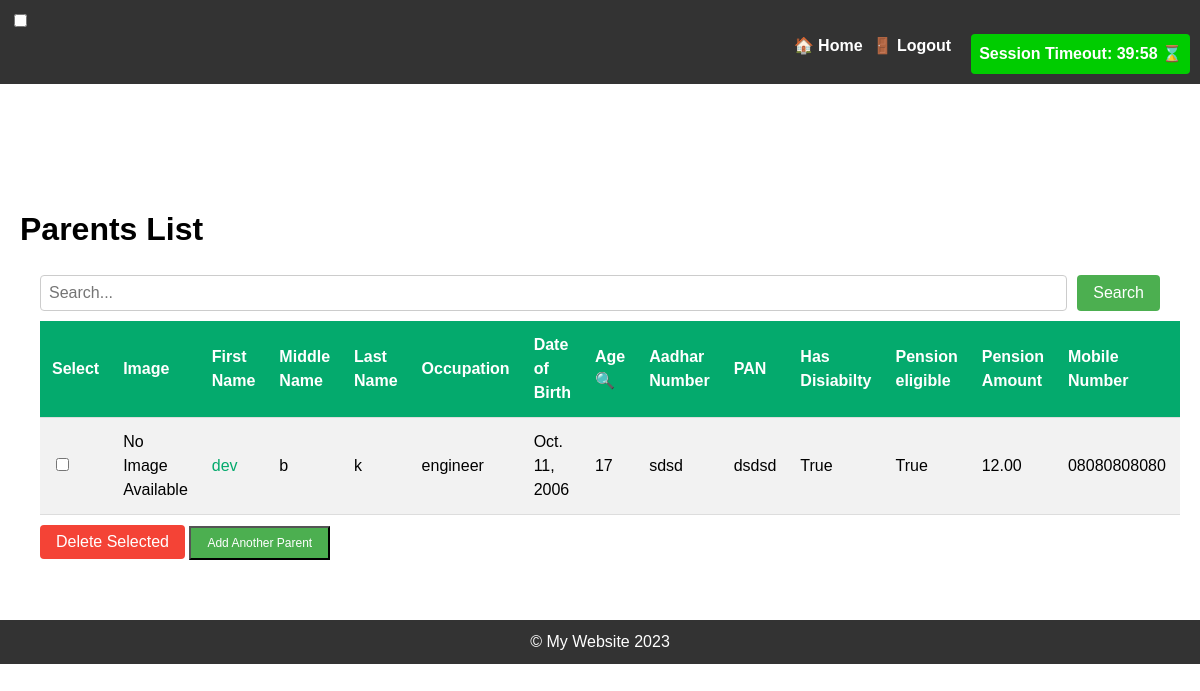
/parent_list/ (signed in), run on an earlier commit of the app's database.
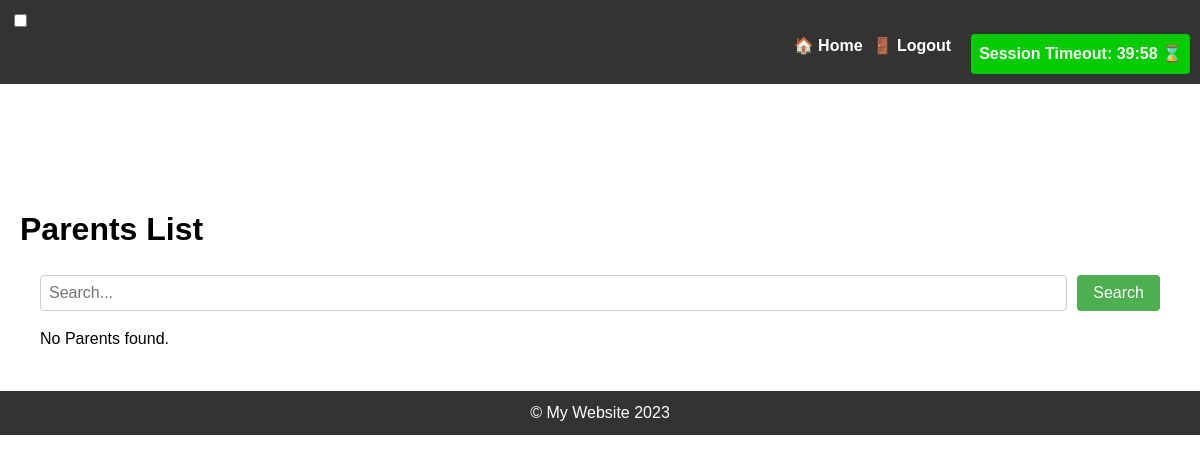
And on a later commit of the database.
### parentsdataform/models.py (models this page shows, shortened)
class Parent(models.Model):
    first_name = models.CharField(max_length=150)
    middle_name = models.CharField(max_length=150)
    last_name = models.CharField(max_length=150)
    occupation = models.CharField(max_length=150)
    aadhar_number = models.CharField(max_length=150)
    pan_number = models.CharField(max_length=150)
    has_disability = models.BooleanField(default=False)
    pension_eligible = models.BooleanField(default=False)
    pension_amount = models.DecimalField(max_digits=10, decimal_places=2, null=True, blank=True)
    mobile_number = models.CharField(max_length=150)
    dob = models.DateField(null=True, blank=True)
    age = models.IntegerField(null=True, blank=True,help_text="Do not Enter Age Field as its caluculated automatically")
    address=models.CharField(max_length=500, default='Unknown')
    remarks = models.CharField(max_length=500, blank=True, null=True, help_text="Add remarks about the student")
    image = models.ImageField(
         upload_to=student_image_path,
        blank=True,
        null=True,
        validators=[
            validate_image_extension,
            validate_image_size
        ]
    )

### parentsdataform/views.py (the view, shortened to what this page needs)
# urls.py: path('parent_list/', views.parent_list, name='parent_list'),
@login_required
def parent_list(request):
    parents = Parent.objects.all()
    search_query = request.GET.get('search_box')
    return render(request, 'parentsdataform/parentsdatabase.html', {'parents': parents, 'search_query': search_query})

### parentsdataform/templatetags/parents_custom_filters.py (called while the page is built)
@register.filter(name='calculate_age')
def calculate_age(dob):
    today = date.today()
    age = today.year - dob.year - ((today.month, today.day) < (dob.month, dob.day))
    return age

### parentsdataform/templates/parentsdataform/parentsdatabase.html (shortened to what this page needs)
{% extends 'base.html' %}
{% load parents_custom_filters %}
{% load parents_custom_tags %}
{% block content %}
  <div class="table-container">
    <h1>Parents List</h1>
    <div style="margin: 20px;">
      <form method="GET" action="{% url 'parentsdataform:parent_list' %}" style="display: flex; margin-bottom: 10px;">
        <input type="text" name="search_box" placeholder="Search..." style="flex: 1; padding: 8px; font-size: 16px;">
        <button type="submit" style="background-color: #4CAF50; color: white; padding: 8px 16px; font-size: 16px; border: none;">Search</button>
      </form>
      {% if parents %}
        <form method="POST" action="{% url 'parentsdataform:delete_parents' %}" style="margin-bottom: 20px;">
          <table class="parents-table">
            <thead>
              <tr>
                <th>Select</th>
                <th> Image</th>
                <th>First Name</th>
                <th>Middle Name</th>
                <th>Last Name</th>
                <th>Occupation</th>
                <th>Date of Birth</th>
                <th>
                  <a href="{% url 'parentsdataform:parent_list_by_age' %}" style="text-decoration: none; color: white;">
                    Age
                    <span>&#x1F50D;</span>
                  </a>
                </th>
                <th>Aadhar Number</th>
                <th>PAN</th>
                <th>Has Disiabilty</th>
                <th>Pension eligible</th>
                <th>Pension Amount</th>
                <th>Mobile Number</th>
                <th>Address</th>
              </tr>
            </thead>
            <tbody>
              {% for parent in parents %}
                <tr>
                  <td><input type="checkbox" name="parent_ids" value="{{ parent.id }}"></td>
                  {% if parent.image %}
                    <td>
                        <img src="{{ parent.image.url }}" alt="Parent Image" style="width: 2in; height: 2.5in;">
                    </td>
                  {% else %}
                    <td>No Image Available</td>
                  {% endif %}
                  <td>
                    <a href="{% url 'parentsdataform:parent_profile' parent.id %}">
                      {{ parent.first_name  }}
                    </a>
                  </td>
                  <td>{{ parent.middle_name  }}</td>
                  <td>{{ parent.last_name  }}</td>
                  <td>{{ parent.occupation  }}</td>
                  <td>{{ parent.dob }}</td>
                  <td>{{ parent.dob|calculate_age }}</td>
                  <td>{{ parent.aadhar_number  }}</td>
                  <td>{{ parent.pan_number  }}</td>
                  <td>{{ parent.has_disability  }}</td>
                  <td>{{ parent.pension_eligible   }}</td>
                  <td>{{ parent.pension_amount    }}</td>
                  <td>{{ parent.mobile_number }}</td>
                  <td>{{ parent.address }}</td>
                </tr>
              {% endfor %}
            </tbody>
          </table>
          <button type="submit" class="delete-button">Delete Selected</button>
          <button class="add-student-button">
            <a href="{% url 'parentsdataform:add_parent' %}" style="text-decoration: none; color: white;">Add Another Parent</a>
          </button>
        </form>
      {% else %}
        <p>No Parents found.</p>
      {% endif %}
    </div>
  </div>
{% endblock %}

### templates/base.html (shortened to what this page needs)
<!DOCTYPE html>
<html lang="en">
<head>
</head>
<body>
<header>
    <nav>
        <input type="checkbox" id="menu-toggle">
        <ul class="menu">
            <li><a href="{% url 'studentsdataform:home' %}">&#127968; Home</a></li>
                <li><a href="{% url 'studentsdataform:logout' %}">&#128682; Logout</a></li>
            <li><a <div id="remaining-time-container">
                Session Timeout: <span id="remaining-time">40:00</span>
            </div>&#8987;</a></li>
          </ul>
        </nav>
    </header>
    <main>
        {% block content %}{% endblock %}
    </main>
    <footer>
        &copy; My Website 2023
    </footer>
    </body>
    </html>

### templates/base.html (style rules this page uses)
body { font-family: Arial, Helvetica, sans-serif; font-size: 16px; line-height: 1.5; margin: 0; padding: 0; }
input[type="text"] { padding: 8px; border: 1px solid #ccc; border-radius: 4px; margin-right: 10px; }
button[type="submit"] { background-color: #4CAF50; color: white; padding: 8px 16px; border: none; border-radius: 4px; cursor: pointer; }
header { background-color: #333; padding: 10px; position: sticky; top: 0; z-index: 999; }
.menu { list-style-type: none; margin: 0; padding: 0; display: flex; justify-content: flex-end; }
.menu li { margin-left: 10px; }
.menu a { color: white; text-decoration: none; font-weight: bold; }
main { padding: 20px; }
footer { background-color: #333; color: white; padding: 10px; text-align: center; }
#remaining-time-container { animation: countdown linear infinite 120s; background: linear-gradient(to right, #00cc00 0%, #00cc00 100%); display: inline-block; padding: 8px; border-radius: 4px; color: white; margin-left: 10px; }

### parentsdataform/templates/parentsdataform/parentsdatabase.html (style rules this page uses)
.table-container { margin-top: 80px; overflow-x: auto; }

What changed in the data, as far as the page shows it:
removed Parent: image "No Image Available", first_name "dev", middle_name "b", last_name "k", occupation "engineer", dob "Oct. 11, 2006", dob|calculate_age "17", aadhar_number "sdsd", pan_number "dsdsd", has_disability "True", pension_eligible "True", pension_amount "12.00", mobile_number "08080808080"
Also different on the page:
text no longer shown: "Select Image First Name Middle Name Last Name Occupation Date of Birth Age 🔍 Aadhar Number PAN Has Disiabilty Pension eligible Pension Amount Mobile Number Delete Selected Add Another Parent"
text now shown: "No Parents found."
